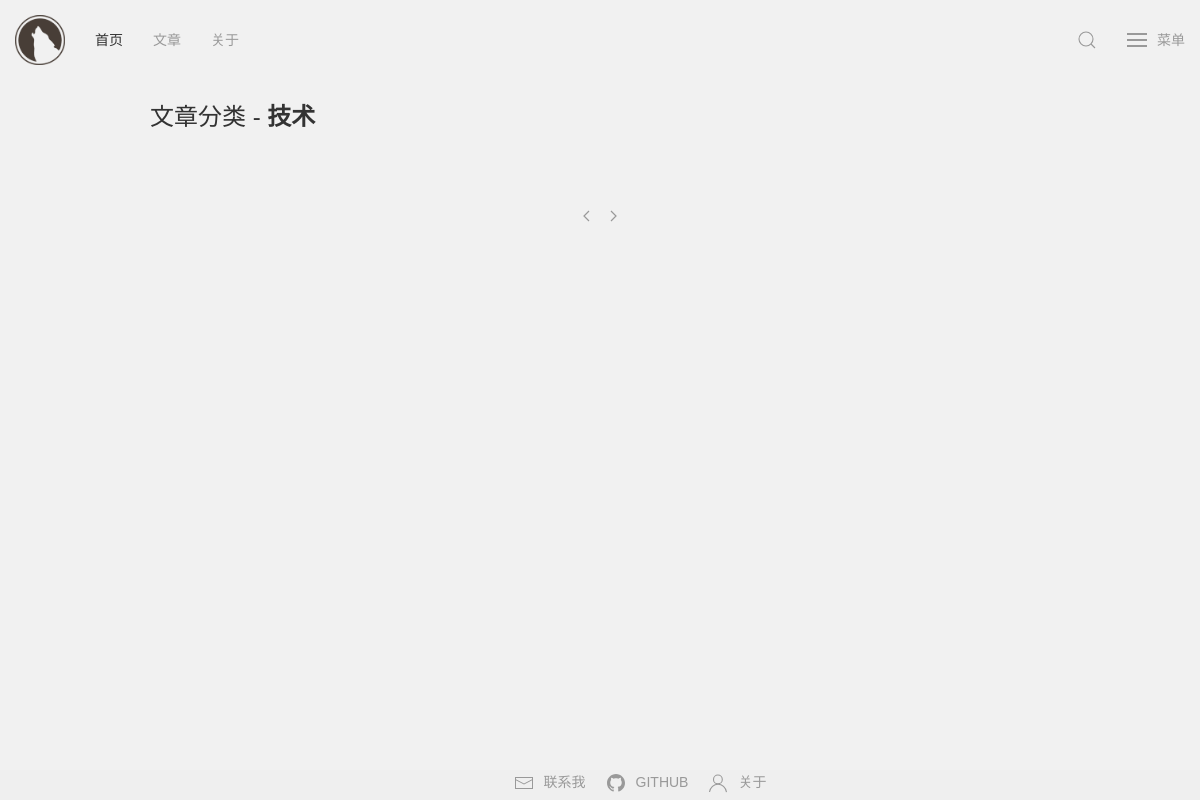
Page /category/技术/page/1 on the earlier database version.
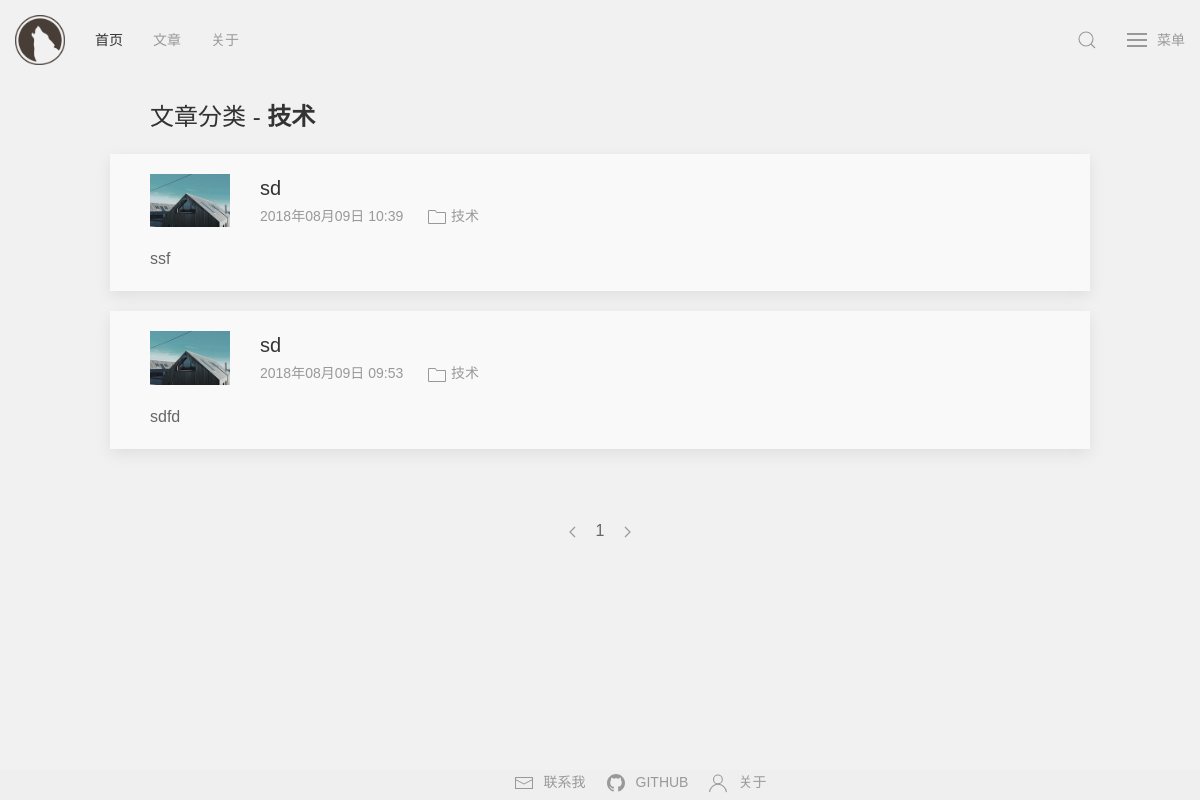
Same page on the later database version.
### application/models/models.py (models this page shows, shortened)
class Article(db.Model):
    __tablename__ = 'article'
    id = db.Column(db.Integer, primary_key=True)
    title = db.Column(db.String(100))
    descp = db.Column(db.String(100))
    content = db.Column(db.String(10000))
    user_id = db.Column(db.Integer, db.ForeignKey('users.id'))
    user = db.relationship('User', backref=db.backref('article'))
    time = db.Column(db.DateTime, default=datetime.now)
    category = db.Column(db.String(10))
    thumbnail = db.Column(db.String(50))
    likes = db.Column(db.Integer, default=0)

### application/controllers/routes.py (the view)
@bp.route('/category/<category>/page/<int:page>')
def category(category, page=1):
    result = Article.query.filter_by(category=category).order_by(desc(Article.time)).paginate(
                page, current_app.config['PER_PAGE'], error_out=False)
    return render_template('category.html', result=result, category=category)

### application/controllers/routes.py (called while the page is built)
@bp.before_request
def make_session_permant():
    session.permanent = True

### application/templates/category.html (shortened to what this page needs)
{% extends "base.html" %}
{% block head %}
{{ super() }}
{% endblock %}
{% block content %}
<div class="uk-container uk-container-small uk-margin-top">
    <h3>文章分类 - <span class="uk-text-bold">{{ category }}</span></h3>
</div>
{% for a in result.items %}
<div class="uk-container uk-container-small uk-margin-top article-background uk-box-shadow-medium uk-box-shadow-hover-xlarge">
    <article class="uk-comment">
        <header class="uk-comment-header uk-grid-medium uk-flex-middle" uk-grid>
            <div class="uk-width-auto uk-margin-top">
                <a href="{{ url_for('blog.details', id=a.id) }}" class="">
                    <img class="uk-comment-avatar" src="{{ a.thumbnail|default(url_for('static', filename='img/thumbnail/default.jpg'), true) }}" width="80" height="80" alt="">
                </a>
            </div>
            <div class="uk-width-expand uk-margin-top">
                <h4 class="uk-comment-title uk-margin-remove"><a class="uk-link-heading" href="{{ url_for('blog.details', id=a.id) }}">{{ a.title }}</a></h4>
                <p class="uk-comment-meta article-date">
                    {{ a.time.strftime('%Y{y}%m{m}%d{d} %H:%M').format(y='年', m='月', d='日') }}
                    <a href="{{ url_for('blog.category', category=a.category, page=1) }}" class="uk-link-reset"><span uk-icon="icon: folder" class="uk-icon uk-margin-left"></span>
                    {{ a.category }}
                    </a>
                </p>
            </div>
        </header>
        <div class="uk-comment-body uk-margin-bottom">
            <p>{{ a.descp }}</p>
        </div>
    </article>
</div>
{% endfor %}
<div class="uk-container uk-container-small uk-margin-large-top uk-margin-xlarge-bottom">
    <ul class="uk-pagination uk-flex-center" uk-margin>
        {% if result.has_prev %}
        <li><a href="{{ url_for('blog.category', category=category, page=result.prev_num) }}"><span uk-pagination-previous></span></a></li>
        {% else %}
        <li class="uk-disabled"><a href="#"><span uk-pagination-previous></span></a></li>
        {% endif %}
        {% for i in range(result.pages) %}
            {% if result.page == i+1 %}
                <li class="uk-active"><span>{{ i+1 }}</span></li>
            {% else %}
                <li><a href="{{ url_for('blog.category', category=category, page=i+1) }}">{{ i+1 }}</a></li>
            {% endif %}
        {% endfor %}
        {% if result.has_next %}
        <li><a href="{{ url_for('blog.category', category=category, page=result.next_num) }}"><span uk-pagination-next></span></a></li>
        {% else %}
        <li class="uk-disabled"><a href="#"><span uk-pagination-next></span></a></li>
        {% endif %}
    </ul>
</div>
{% endblock %}

Differences in the rows shown:
added Article: title "sd", time "2018年08月09日 10:39", category "技术", descp "ssf"
added Article: title "sd", time "2018年08月09日 09:53", category "技术", descp "sdfd"
Other differences:
new list line: "1"
